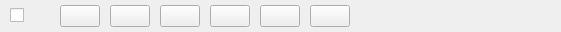
<?xml version="1.0" encoding="UTF-8"?>
<ui version="4.0">
 <class>ActionWidget</class>
 <widget class="QWidget" name="ActionWidget">
  <property name="enabled">
   <bool>true</bool>
  </property>
  <property name="geometry">
   <rect>
    <x>0</x>
    <y>0</y>
    <width>561</width>
    <height>32</height>
   </rect>
  </property>
  <property name="windowTitle">
   <string>Form</string>
  </property>
  <layout class="QHBoxLayout" name="horizontalLayout">
   <property name="spacing">
    <number>10</number>
   </property>
   <property name="leftMargin">
    <number>10</number>
   </property>
   <property name="topMargin">
    <number>0</number>
   </property>
   <property name="rightMargin">
    <number>0</number>
   </property>
   <property name="bottomMargin">
    <number>0</number>
   </property>
   <item>
    <widget class="QCheckBox" name="selectRowCheckBox">
     <property name="text">
      <string/>
     </property>
    </widget>
   </item>
   <item>
    <widget class="QLabel" name="mockPageStatus">
     <property name="minimumSize">
      <size>
       <width>16</width>
       <height>16</height>
      </size>
     </property>
     <property name="maximumSize">
      <size>
       <width>16</width>
       <height>16</height>
      </size>
     </property>
     <property name="toolTip">
      <string>Mockpage status</string>
     </property>
     <property name="text">
      <string/>
     </property>
    </widget>
   </item>
   <item>
    <widget class="QPushButton" name="mockPagePreview">
     <property name="toolTip">
      <string>Preview MockPage</string>
     </property>
     <property name="text">
      <string/>
     </property>
    </widget>
   </item>
   <item>
    <widget class="QPushButton" name="removeButton">
     <property name="toolTip">
      <string>Remove the row</string>
     </property>
     <property name="text">
      <string/>
     </property>
    </widget>
   </item>
   <item>
    <widget class="QPushButton" name="facebookMessengerButton">
     <property name="enabled">
      <bool>true</bool>
     </property>
     <property name="sizePolicy">
      <sizepolicy hsizetype="Minimum" vsizetype="Fixed">
       <horstretch>0</horstretch>
       <verstretch>0</verstretch>
      </sizepolicy>
     </property>
     <property name="minimumSize">
      <size>
       <width>0</width>
       <height>0</height>
      </size>
     </property>
     <property name="toolTip">
      <string>Send message using facebook</string>
     </property>
     <property name="styleSheet">
      <string notr="true"/>
     </property>
     <property name="text">
      <string/>
     </property>
    </widget>
   </item>
   <item>
    <widget class="QPushButton" name="emailButton">
     <property name="sizePolicy">
      <sizepolicy hsizetype="Minimum" vsizetype="Fixed">
       <horstretch>0</horstretch>
       <verstretch>0</verstretch>
      </sizepolicy>
     </property>
     <property name="minimumSize">
      <size>
       <width>0</width>
       <height>0</height>
      </size>
     </property>
     <property name="toolTip">
      <string>Send Email</string>
     </property>
     <property name="styleSheet">
      <string notr="true"/>
     </property>
     <property name="text">
      <string/>
     </property>
    </widget>
   </item>
   <item>
    <widget class="QPushButton" name="verifiedButton">
     <property name="toolTip">
      <string>Verified Facebook page</string>
     </property>
     <property name="text">
      <string/>
     </property>
    </widget>
   </item>
   <item>
    <widget class="QPushButton" name="unclaimedButton">
     <property name="toolTip">
      <string>The page has not been claimed by anyone</string>
     </property>
     <property name="text">
      <string/>
     </property>
    </widget>
   </item>
   <item>
    <spacer name="horizontalSpacer">
     <property name="orientation">
      <enum>Qt::Horizontal</enum>
     </property>
     <property name="sizeHint" stdset="0">
      <size>
       <width>88</width>
       <height>20</height>
      </size>
     </property>
    </spacer>
   </item>
  </layout>
 </widget>
 <resources/>
 <connections/>
</ui>
